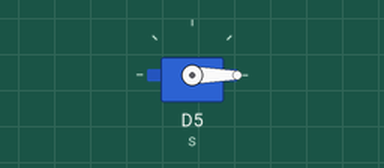
A sketch run on a simulated ESP8266 (NodeMCU). Shown: servo.

Above: at 0.05 s.
At 3.0 s:
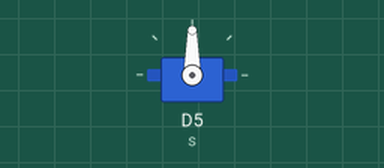
At 6.0 s:
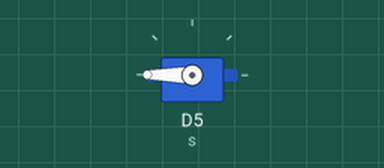
Timing chart, 0 to 7.8 s (numbered marks = the images above):
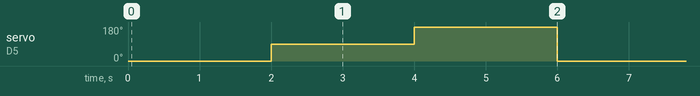

The sketch:

ServoChecker.ino
```cpp
#include <Servo.h>
Servo s;

void setup() {
  s.attach(D5);
}

void loop() {
  s.write(0);
  delay(2000);
  s.write(90);
  delay(2000);
  s.write(180);
  delay(2000);
}
```

Measured:
- by itself, servo on D5 (s): repeats every 6.0 s: 180° 2.0 s, 0° 2.0 s, 90° 2.0 s
